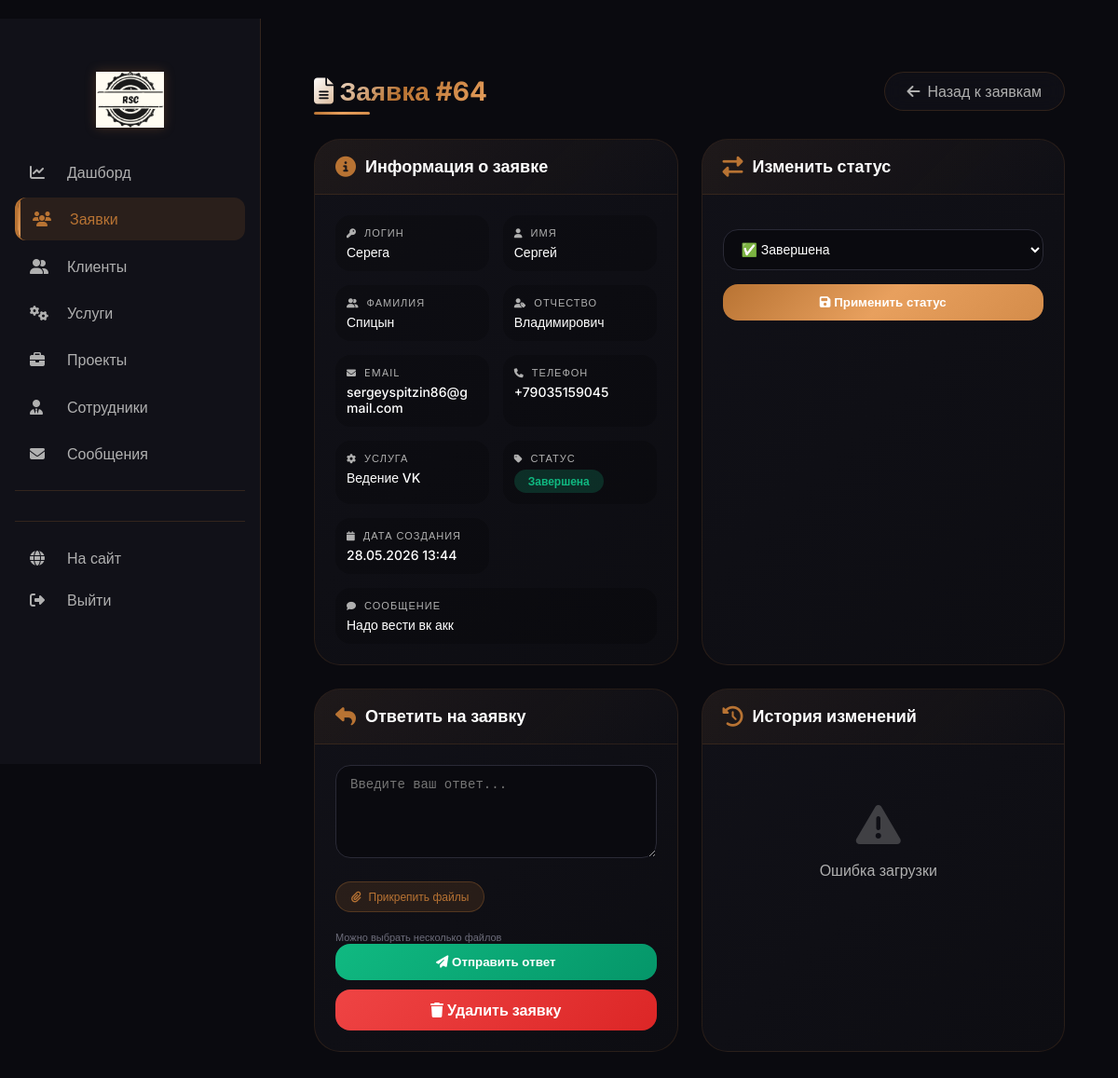
/leads/admin/lead/64/view/ (signed in), run on the app's committed database.
### leads/models.py (models this page shows, shortened)
class Lead(models.Model):
    STATUS_CHOICES = [
        ('new', 'Новая'),
        ('processing', 'В обработке'),
        ('completed', 'Завершена'),
        ('rejected', 'Отклонена'),
    ]
    name = models.CharField(max_length=200, verbose_name="Имя")
    email = models.EmailField(verbose_name="Email")
    phone = models.CharField(max_length=50, verbose_name="Телефон")
    message = models.TextField(blank=True, verbose_name="Сообщение")
    status = models.CharField(max_length=20, choices=STATUS_CHOICES, default='new')
    service = models.ForeignKey('Service', on_delete=models.SET_NULL, null=True, blank=True)
    price = models.DecimalField(max_digits=10, decimal_places=2, null=True, blank=True, verbose_name="Стоимость")
    user = models.ForeignKey("users.User", on_delete=models.SET_NULL, null=True, blank=True, related_name="leads")
    created_at = models.DateTimeField(auto_now_add=True)
    updated_at = models.DateTimeField(auto_now=True)
    class Meta:
        db_table = 'requests'
        verbose_name = "Заявка"
        verbose_name_plural = "Заявки"

class Client(models.Model):
    user = models.OneToOneField('users.User', on_delete=models.CASCADE, null=True, blank=True, related_name='client_profile')
    first_name = models.CharField(max_length=200, verbose_name="Имя")
    last_name = models.CharField(max_length=200, verbose_name="Фамилия", blank=True, default='')
    patronymic = models.CharField(max_length=200, verbose_name="Отчество", blank=True, default='')
    email = models.EmailField(verbose_name="Email")
    phone = models.CharField(max_length=50, verbose_name="Телефон")
    company = models.CharField(max_length=200, blank=True, verbose_name="Компания")
    position = models.CharField(max_length=100, blank=True, verbose_name="Должность")
    city = models.CharField(max_length=100, blank=True, verbose_name="Город")
    website = models.URLField(blank=True, verbose_name="Сайт")
    address = models.TextField(blank=True, verbose_name="Адрес")
    bio = models.TextField(blank=True, verbose_name="О себе")
    avatar = models.ImageField(upload_to='clients/avatars/', blank=True, null=True, verbose_name="Аватар")
    total_orders = models.IntegerField(default=0, verbose_name="Всего заказов")
    total_spent = models.DecimalField(max_digits=10, decimal_places=2, default=0, verbose_name="Потрачено")
    last_activity = models.DateTimeField(auto_now=True, verbose_name="Последняя активность")
    is_blocked = models.BooleanField(default=False, verbose_name="Заблокирован")
    created_at = models.DateTimeField(auto_now_add=True, verbose_name="Дата создания")
    updated_at = models.DateTimeField(auto_now=True, verbose_name="Дата обновления")
    class Meta:
        db_table = 'clients'
        verbose_name = "Клиент"
        verbose_name_plural = "Клиенты"
        ordering = ['-created_at']

class Service(models.Model):
    CATEGORY_CHOICES = [
        ('ads', 'Контекстная реклама'),
        ('target', 'Таргетинг'),
        ('seo', 'SEO'),
        ('smm', 'SMM'),
        ('dev', 'Разработка'),
        ('design', 'Дизайн'),
    ]
    name = models.CharField(max_length=200)
    category = models.CharField(max_length=20, choices=CATEGORY_CHOICES)
    price = models.CharField(max_length=100, blank=True)
    description = models.TextField(blank=True)
    is_active = models.BooleanField(default=True)
    order = models.IntegerField(default=0)
    image = models.ImageField(upload_to='services/', blank=True, null=True)
    features = models.TextField(blank=True)
    created_at = models.DateTimeField(auto_now_add=True)
    updated_at = models.DateTimeField(auto_now=True)
    created_by = models.ForeignKey('AdminUser', on_delete=models.SET_NULL, null=True, blank=True, verbose_name="Кто создал")
    class Meta:
        db_table = 'services'
        verbose_name = "Услуга"
        verbose_name_plural = "Услуги"

### users/models.py (models this page shows, shortened)
class User(AbstractUser):
    phone = models.CharField(max_length=20, blank=True, verbose_name="Телефон")
    class Meta:
        db_table = 'users'
        verbose_name = "Пользователь"
        verbose_name_plural = "Пользователи"

### leads/decorators.py (the view)
        def wrapper(request, *args, **kwargs):
            if not request.user.is_authenticated:
                messages.error(request, 'Необходимо войти в систему')
                return redirect('login')
            if not request.user.is_staff:
                messages.error(request, 'У вас нет доступа к этой странице')
                return redirect('index')
            try:
                admin_user = request.user.admin_profile
                user_permissions = admin_user.permissions
            except AdminUser.DoesNotExist:
                messages.error(request, 'Ошибка: профиль сотрудника не найден')
                return redirect('index')
            if user_permissions == 'full':
                return view_func(request, *args, **kwargs)
            if user_permissions not in allowed_permissions:
                messages.error(request, 'У вас недостаточно прав для выполнения этого действия')
                return redirect('admin_dashboard')
            return view_func(request, *args, **kwargs)

### leads/views/admin_leads.py (called while the page is built)
@permission_required(['full', 'leads_only'])
def admin_lead_view(request, lead_id):
    try:
        lead = Lead.objects.get(id=lead_id)
        client = None
        if lead.user:
            try:
                client = Client.objects.get(user=lead.user)
            except Client.DoesNotExist:
                pass
        return render(request, 'admin_panel/leads/detail.html', {
            'lead': lead,
            'client': client
        })
    except Lead.DoesNotExist:
        messages.error(request, f'Заявка #{lead_id} была удалена')
        return redirect('admin_leads')

### templates/admin_panel/leads/detail.html (shortened to what this page needs)
﻿{% extends 'admin_panel/base.html' %}
{% load static %}
{% block extra_css %}
<link rel="stylesheet" href="{% static 'css/admin_panel/leads/detail.css' %}">
{% endblock %}
{% block content %}
<div class="lead-detail-container">
    <div class="detail-header">
        <h1><i class="fas fa-file-alt"></i> Заявка #{{ lead.id }}</h1>
        <a href="{% url 'admin_leads' %}" class="btn-back"><i class="fas fa-arrow-left"></i> Назад к заявкам</a>
    </div>
    <div class="detail-grid">
        <div class="detail-card">
            <div class="card-header"><i class="fas fa-info-circle"></i><h3>Информация о заявке</h3></div>
            <div class="card-body">
                <div class="info-grid">
                    <div class="info-item"><div class="info-label"><i class="fas fa-key"></i> Логин</div><div class="info-value">{{ lead.user.username|default:"Не указан" }}</div></div>
                    <div class="info-item"><div class="info-label"><i class="fas fa-user"></i> Имя</div><div class="info-value">{{ client.first_name|default:lead.name }}</div></div>
                    <div class="info-item"><div class="info-label"><i class="fas fa-user-friends"></i> Фамилия</div><div class="info-value">{{ client.last_name|default:"Не указана" }}</div></div>
                    <div class="info-item"><div class="info-label"><i class="fas fa-user-tag"></i> Отчество</div><div class="info-value">{{ client.patronymic|default:"Не указано" }}</div></div>
                    <div class="info-item"><div class="info-label"><i class="fas fa-envelope"></i> Email</div><div class="info-value">{{ lead.email }}</div></div>
                    <div class="info-item"><div class="info-label"><i class="fas fa-phone"></i> Телефон</div><div class="info-value">{{ lead.phone }}</div></div>
                    <div class="info-item"><div class="info-label"><i class="fas fa-cog"></i> Услуга</div><div class="info-value">{{ lead.service.name|default:"Не указана" }}</div></div>
                    <div class="info-item"><div class="info-label"><i class="fas fa-tag"></i> Статус</div><div class="info-value"><span class="status-badge status-{{ lead.status }}">{{ lead.get_status_display }}</span></div></div>
                    <div class="info-item"><div class="info-label"><i class="fas fa-calendar"></i> Дата создания</div><div class="info-value">{{ lead.created_at|date:"d.m.Y H:i" }}</div></div>
                </div>
                {% if lead.message %}<div class="info-item" style="margin-top: 15px;"><div class="info-label"><i class="fas fa-comment"></i> Сообщение</div><div class="info-value">{{ lead.message|linebreaksbr }}</div></div>{% endif %}
            </div>
        </div>
        <div class="detail-card">
            <div class="card-header"><i class="fas fa-exchange-alt"></i><h3>Изменить статус</h3></div>
            <div class="card-body">
                <form method="post" action="{% url 'admin_lead_change_status' lead.id %}" class="status-form">
                    <select name="status" class="status-select">
                        <option value="completed" {% if lead.status == 'completed' %}selected{% endif %}>✅ Завершена</option>
                    </select>
                    <button type="submit" class="btn-submit"><i class="fas fa-save"></i> Применить статус</button>
                </form>
            </div>
        </div>
        <div class="detail-card">
            <div class="card-header"><i class="fas fa-reply"></i><h3>Ответить на заявку</h3></div>
            <div class="card-body">
                <form method="post" action="{% url 'admin_lead_reply' lead.id %}" class="reply-form" enctype="multipart/form-data">
                    <textarea name="reply_message" rows="4" placeholder="Введите ваш ответ..."></textarea>
                    <div><label class="file-attach-btn" onclick="document.getElementById('adminFileInput').click()"><i class="fas fa-paperclip"></i> Прикрепить файлы</label>
                    <small style="color: #6c6c7a; font-size: 11px;">Можно выбрать несколько файлов</small></div>
                    <button type="submit" class="btn-reply"><i class="fas fa-paper-plane"></i> Отправить ответ</button>
                </form>
                <a href="{% url 'admin_lead_delete' lead.id %}" class="btn-delete" style="display: block; text-align: center;"><i class="fas fa-trash"></i> Удалить заявку</a>
            </div>
        </div>
        <div class="detail-card">
            <div class="card-header"><i class="fas fa-history"></i><h3>История изменений</h3></div>
            <div class="card-body"><div class="history-list" id="historyList"><div class="empty-history"><p>Загрузка истории...</p></div></div></div>
        </div>
    </div>
</div>
{% endblock %}

### static/css/admin_panel/base.css (style rules this page uses)
* { margin: 0; padding: 0; box-sizing: border-box; }
body { background: #0a0a0f; color: #ffffff; font-family: 'Inter', sans-serif; }

### static/css/admin_panel/leads/detail.css (style rules this page uses)
.lead-detail-container { max-width: 1400px; margin: 0 auto; padding: 25px; animation: fadeInUp 0.5s ease; }
.detail-header { display: flex; justify-content: space-between; align-items: center; margin-bottom: 30px; flex-wrap: wrap; gap: 15px; }
.detail-header h1 { font-size: 28px; font-weight: 700; background: linear-gradient(135deg, #fff, var(--accent), var(--accent-light)); -webkit-background-clip: text; background-clip: text; color: transparent; position: relative; }
.detail-header h1::after { content: ''; position: absolute; bottom: -8px; left: 0; width: 60px; height: 3px; background: var(--gradient-gold); border-radius: 3px; animation: shimmer 3s infinite; }
.btn-back { padding: 10px 24px; background: rgba(17,17,24,0.8); backdrop-filter: blur(10px); border: 1px solid rgba(184,115,51,0.2); border-radius: 40px; color: var(--text-secondary); text-decoration: none; transition: all 0.3s; display: inline-flex; align-items: center; gap: 8px; }
.detail-grid { display: grid; grid-template-columns: repeat(2, 1fr); gap: 25px; }
.detail-card { background: var(--gradient-card); border-radius: 28px; border: 1px solid rgba(184,115,51,0.15); overflow: hidden; transition: all 0.3s; animation: slideInRight 0.4s ease; }
.card-header { padding: 18px 22px; background: linear-gradient(135deg, rgba(184,115,51,0.08), transparent); border-bottom: 1px solid rgba(184,115,51,0.15); display: flex; align-items: center; gap: 10px; }
.card-header i { font-size: 22px; color: var(--accent); }
.card-header h3 { font-size: 18px; font-weight: 600; margin: 0; }
.card-body { padding: 22px; }
.info-grid { display: grid; grid-template-columns: repeat(2, 1fr); gap: 15px; }
.info-item { padding: 12px; background: rgba(0,0,0,0.2); border-radius: 16px; transition: all 0.3s; }
.info-label { font-size: 11px; color: var(--text-secondary); margin-bottom: 5px; text-transform: uppercase; letter-spacing: 1px; }
.info-label i { margin-right: 4px; font-size: 10px; }
.info-value { font-size: 14px; font-weight: 500; word-break: break-word; }
.status-badge { display: inline-block; padding: 5px 15px; border-radius: 30px; font-size: 12px; font-weight: 600; }
.status-completed { background: rgba(16,185,129,0.2); color: var(--success); }
.status-form { margin-top: 15px; }
.status-select { width: 100%; padding: 12px 15px; background: #0a0a0f; border: 1px solid #2a2a36; border-radius: 16px; color: white; font-size: 14px; margin-bottom: 15px; cursor: pointer; transition: all 0.3s; }
.btn-submit { width: 100%; padding: 12px; background: var(--gradient-gold); border: none; border-radius: 16px; color: white; font-weight: 600; cursor: pointer; transition: all 0.3s; }
.reply-form textarea { width: 100%; padding: 12px 15px; background: #0a0a0f; border: 1px solid #2a2a36; border-radius: 16px; color: white; font-size: 14px; resize: vertical; min-height: 100px; margin-bottom: 15px; transition: all 0.3s; }
.file-attach-btn { display: inline-flex; align-items: center; gap: 8px; padding: 8px 16px; background: rgba(184,115,51,0.15); border: 1px solid rgba(184,115,51,0.3); border-radius: 30px; color: var(--accent); font-size: 12px; cursor: pointer; transition: all 0.3s; margin: 10px 0; }
.btn-reply { width: 100%; padding: 12px; background: linear-gradient(135deg, var(--success), #059669); border: none; border-radius: 16px; color: white; font-weight: 600; cursor: pointer; transition: all 0.3s; }
.btn-delete { width: 100%; padding: 12px; background: linear-gradient(135deg, var(--danger), #dc2626); border: none; border-radius: 16px; color: white; font-weight: 600; cursor: pointer; margin-top: 10px; transition: all 0.3s; text-align: center; display: block; text-decoration: none; }
.history-list { max-height: 500px; overflow-y: auto; padding-right: 10px; }

### data on the page
Lead: user.username "Серега", email "sergeyspitzin86@gmail.com", phone "+79035159045", service.name "Ведение VK", status "Завершена", created_at "28.05.2026 13:44", message "Надо вести вк акк", status "✅ Завершена"
Client: first_name "Сергей", last_name "Спицын", patronymic "Владимирович"
